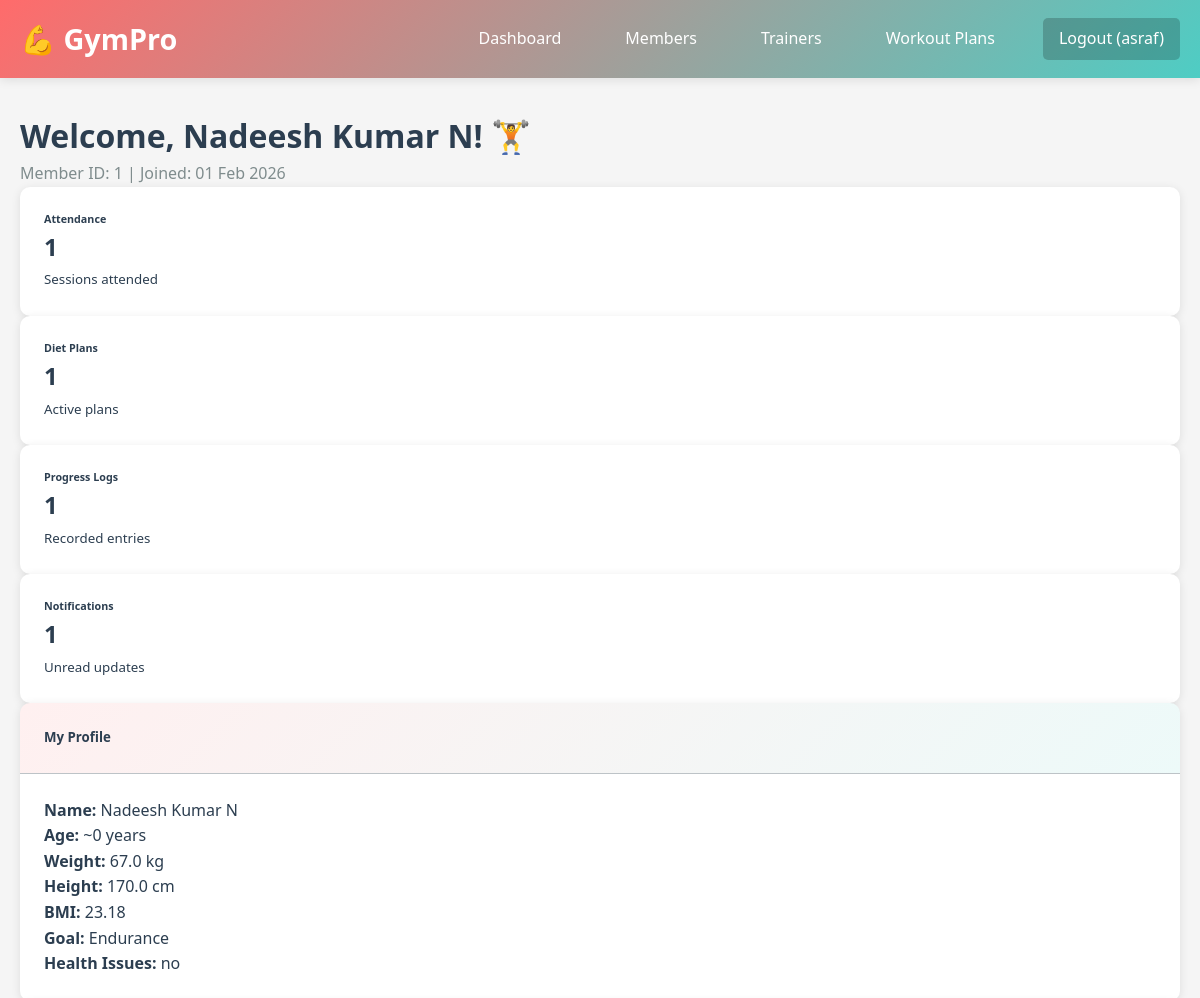
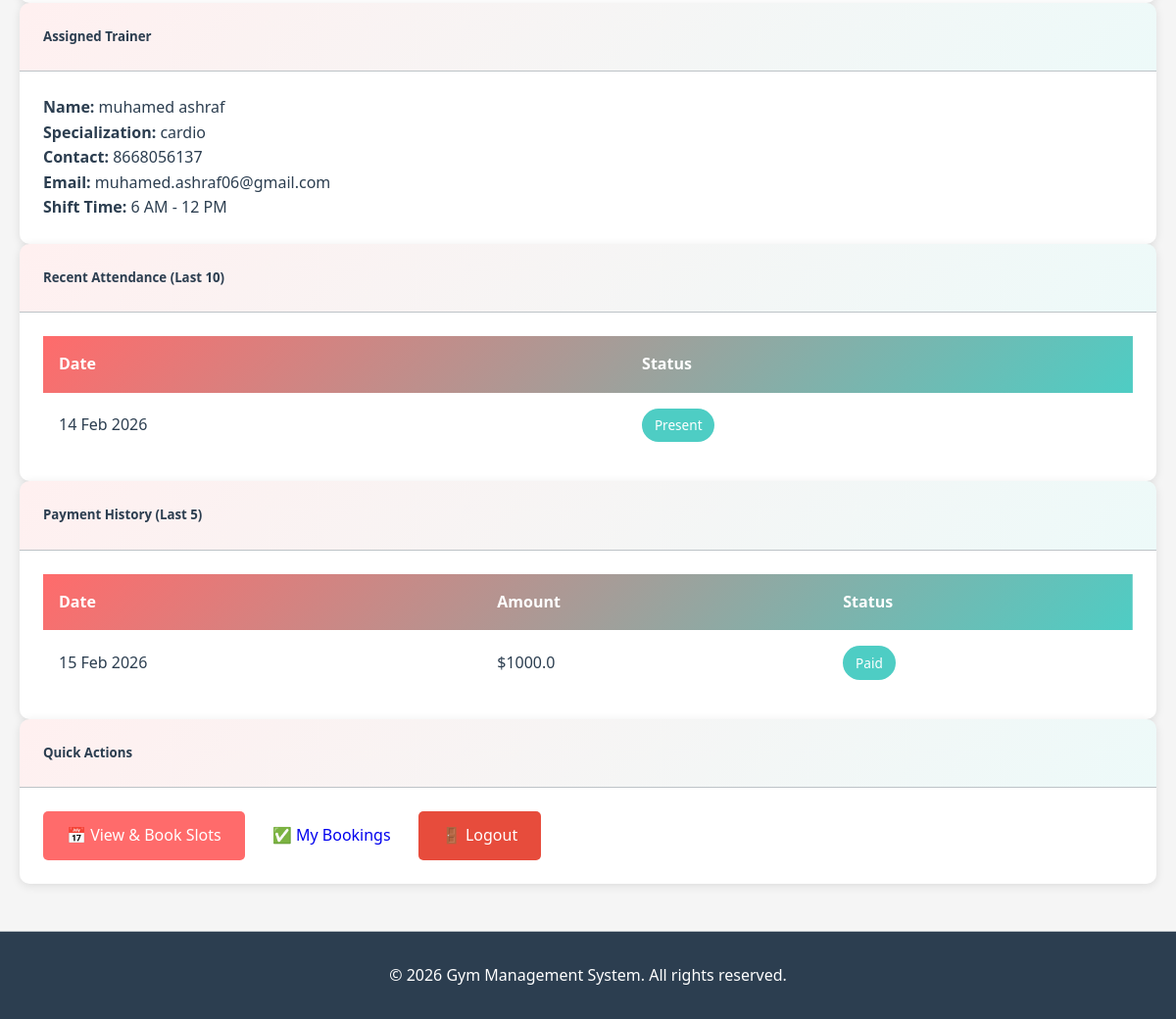
The app's page /member/dashboard (signed in) with its own data (2 pictures, top to bottom).
### app.py (models this page shows)
class Member(db.Model):
    __tablename__ = 'member'
    member_id = db.Column(db.Integer, primary_key=True)
    name = db.Column(db.String(100), nullable=False)
    dob = db.Column(db.Date, nullable=False)
    gender = db.Column(db.String(10), nullable=False)
    contact_no = db.Column(db.String(15), nullable=False)
    weight = db.Column(db.Float, nullable=False)  # in kg
    height = db.Column(db.Float, nullable=False)  # in cm
    health_issue = db.Column(db.String(250), default="None")
    goal = db.Column(db.String(100), nullable=False)
    join_date = db.Column(db.Date, nullable=False)
    trainer_id = db.Column(db.Integer, db.ForeignKey('trainer.trainer_id'))
    admin_id = db.Column(db.Integer, db.ForeignKey('admin.admin_id'))
    progress = db.relationship('Progress', backref='member', lazy=True, cascade='all, delete-orphan')
    attendance = db.relationship('Attendance', backref='member', lazy=True, cascade='all, delete-orphan')
    payments = db.relationship('Payment', backref='member', lazy=True, cascade='all, delete-orphan')
    notifications = db.relationship('Notification', backref='member', lazy=True, cascade='all, delete-orphan')
    diet = db.relationship('Diet', backref='member', lazy=True, cascade='all, delete-orphan')
    def calculate_bmi(self):
        if self.height > 0:
            height_m = self.height / 100
            return round(self.weight / (height_m ** 2), 2)
        return 0

class Trainer(db.Model):
    __tablename__ = 'trainer'
    trainer_id = db.Column(db.Integer, primary_key=True)
    name = db.Column(db.String(100), nullable=False)
    specialization = db.Column(db.String(100), nullable=False)
    contact_no = db.Column(db.String(15), nullable=False)
    shift_time = db.Column(db.String(50), nullable=False)
    email = db.Column(db.String(100), unique=True)
    created_at = db.Column(db.DateTime, default=datetime.utcnow)
    members = db.relationship('Member', backref='trainer', lazy=True)

class Attendance(db.Model):
    __tablename__ = 'attendance'
    attendance_id = db.Column(db.Integer, primary_key=True)
    member_id = db.Column(db.Integer, db.ForeignKey('member.member_id'), nullable=False)
    date = db.Column(db.Date, nullable=False)
    status = db.Column(db.String(20), nullable=False)  # Present/Absent/Leave
    created_at = db.Column(db.DateTime, default=datetime.utcnow)

class Payment(db.Model):
    __tablename__ = 'payment'
    payment_id = db.Column(db.Integer, primary_key=True)
    member_id = db.Column(db.Integer, db.ForeignKey('member.member_id'), nullable=False)
    amount = db.Column(db.Float, nullable=False)
    payment_date = db.Column(db.Date, nullable=False)
    status = db.Column(db.String(20), nullable=False)  # Paid/Pending/Failed
    notes = db.Column(db.String(250))
    created_at = db.Column(db.DateTime, default=datetime.utcnow)

### app.py (the view)
@app.route('/member/dashboard')
def member_dashboard():
    if 'member_id' not in session:
        return redirect(url_for('login'))
    member = Member.query.get_or_404(session.get('member_id'))
    attendance = Attendance.query.filter_by(member_id=member.member_id).order_by(Attendance.date.desc()).limit(10).all()
    payments = Payment.query.filter_by(member_id=member.member_id).order_by(Payment.payment_date.desc()).limit(5).all()
    diet = Diet.query.filter_by(member_id=member.member_id).all()
    progress = Progress.query.filter_by(member_id=member.member_id).order_by(Progress.date.desc()).limit(5).all()
    notifications = Notification.query.filter_by(member_id=member.member_id).order_by(Notification.date.desc()).limit(5).all()
    now = datetime.now()
    return render_template('member_dashboard.html',
                         member=member,
                         attendance=attendance,
                         payments=payments,
                         diet=diet,
                         progress=progress,
                         notifications=notifications,
                         now=now)

### templates/member_dashboard.html (shortened to what this page needs)
{% extends "base.html" %}
{% block content %}
<div class="container-fluid mt-4">
    <div class="row mb-4">
        <div class="col-md-12">
            <h1 class="display-5">Welcome, {{ member.name }}! 🏋️</h1>
            <p class="text-muted">Member ID: {{ member.member_id }} | Joined: {{ member.join_date.strftime('%d %b %Y') }}</p>
        </div>
    </div>
    <div class="row mb-4">
        <div class="col-md-3">
            <div class="card bg-primary text-white">
                <div class="card-body">
                    <h6 class="card-title">Attendance</h6>
                    <h2>{{ attendance|length }}</h2>
                    <small>Sessions attended</small>
                </div>
            </div>
        </div>
        <div class="col-md-3">
            <div class="card bg-success text-white">
                <div class="card-body">
                    <h6 class="card-title">Diet Plans</h6>
                    <h2>{{ diet|length }}</h2>
                    <small>Active plans</small>
                </div>
            </div>
        </div>
        <div class="col-md-3">
            <div class="card bg-info text-white">
                <div class="card-body">
                    <h6 class="card-title">Progress Logs</h6>
                    <h2>{{ progress|length }}</h2>
                    <small>Recorded entries</small>
                </div>
            </div>
        </div>
        <div class="col-md-3">
            <div class="card bg-warning text-white">
                <div class="card-body">
                    <h6 class="card-title">Notifications</h6>
                    <h2>{{ notifications|length }}</h2>
                    <small>Unread updates</small>
                </div>
            </div>
        </div>
    </div>
    <div class="row">
        <div class="col-md-6 mb-4">
            <div class="card">
                <div class="card-header bg-primary text-white">
                    <h5 class="mb-0">My Profile</h5>
                </div>
                <div class="card-body">
                    <div class="row mb-3">
                        <div class="col-md-6">
                            <strong>Name:</strong> {{ member.name }}
                        </div>
                        <div class="col-md-6">
                            <strong>Age:</strong> {% if member.dob %} ~{{ ((now.date() - member.dob).days // 365) }} years {% endif %}
                        </div>
                    </div>
                    <div class="row mb-3">
                        <div class="col-md-6">
                            <strong>Weight:</strong> {{ member.weight }} kg
                        </div>
                        <div class="col-md-6">
                            <strong>Height:</strong> {{ member.height }} cm
                        </div>
                    </div>
                    <div class="row mb-3">
                        <div class="col-md-6">
                            <strong>BMI:</strong> {{ member.calculate_bmi() }}
                        </div>
                        <div class="col-md-6">
                            <strong>Goal:</strong> {{ member.goal }}
                        </div>
                    </div>
                    <div class="row">
                        <div class="col-md-12">
                            <strong>Health Issues:</strong> {{ member.health_issue }}
                        </div>
                    </div>
                </div>
            </div>
        </div>
        <div class="col-md-6 mb-4">
            <div class="card">
                <div class="card-header bg-success text-white">
                    <h5 class="mb-0">Assigned Trainer</h5>
                </div>
                <div class="card-body">
                    {% if member.trainer %}
                        <div class="mb-3">
                            <strong>Name:</strong> {{ member.trainer.name }}
                        </div>
                        <div class="mb-3">
                            <strong>Specialization:</strong> {{ member.trainer.specialization }}
                        </div>
                        <div class="mb-3">
                            <strong>Contact:</strong> {{ member.trainer.contact_no }}
                        </div>
                        <div class="mb-3">
                            <strong>Email:</strong> {{ member.trainer.email }}
                        </div>
                        <div>
                            <strong>Shift Time:</strong> {{ member.trainer.shift_time }}
                        </div>
                    {% else %}
                        <p class="text-warning">❌ No trainer assigned yet. Contact admin to get assigned a trainer.</p>
                    {% endif %}
                </div>
            </div>
        </div>
    </div>
    <div class="row">
        <div class="col-md-6 mb-4">
            <div class="card">
                <div class="card-header bg-info text-white">
                    <h5 class="mb-0">Recent Attendance (Last 10)</h5>
                </div>
                <div class="card-body">
                    {% if attendance %}
                        <table class="table table-sm table-hover">
                            <thead>
                                <tr>
                                    <th>Date</th>
                                    <th>Status</th>
                                </tr>
                            </thead>
                            <tbody>
                                {% for record in attendance %}
                                    <tr>
                                        <td>{{ record.date.strftime('%d %b %Y') }}</td>
                                        <td>
                                            {% if record.status == 'Present' %}
                                                <span class="badge bg-success">Present</span>
                                            {% elif record.status == 'Absent' %}
                                                <span class="badge bg-danger">Absent</span>
                                            {% else %}
                                                <span class="badge bg-warning">{{ record.status }}</span>
                                            {% endif %}
                                        </td>
                                    </tr>
                                {% endfor %}
                            </tbody>
                        </table>
                    {% else %}
                        <p class="text-muted">No attendance records yet.</p>
                    {% endif %}
                </div>
            </div>
        </div>
        <div class="col-md-6 mb-4">
            <div class="card">
                <div class="card-header bg-warning text-white">
                    <h5 class="mb-0">Payment History (Last 5)</h5>
                </div>
                <div class="card-body">
                    {% if payments %}
                        <table class="table table-sm table-hover">
                            <thead>
                                <tr>
                                    <th>Date</th>
                                    <th>Amount</th>
                                    <th>Status</th>
                                </tr>
                            </thead>
                            <tbody>
                                {% for payment in payments %}
                                    <tr>
                                        <td>{{ payment.payment_date.strftime('%d %b %Y') }}</td>
                                        <td>${{ payment.amount }}</td>
                                        <td>
                                            {% if payment.status == 'Paid' %}
                                                <span class="badge bg-success">Paid</span>
                                            {% elif payment.status == 'Pending' %}
                                                <span class="badge bg-warning">Pending</span>
                                            {% else %}
                                                <span class="badge bg-danger">{{ payment.status }}</span>
                                            {% endif %}
                                        </td>
                                    </tr>
                                {% endfor %}
                            </tbody>
                        </table>
                    {% else %}
                        <p class="text-muted">No payment records yet.</p>
                    {% endif %}
                </div>
            </div>
        </div>
    </div>
    <div class="row">
        <div class="col-md-12">
            <div class="card">
                <div class="card-header bg-secondary text-white">
                    <h5 class="mb-0">Quick Actions</h5>
                </div>
                <div class="card-body">
                    <a href="{{ url_for('slots_list') }}" class="btn btn-primary me-2">📅 View & Book Slots</a>
                    <a href="{{ url_for('bookings_list') }}" class="btn btn-success me-2">✅ My Bookings</a>
                    <a href="{{ url_for('logout') }}" class="btn btn-danger">🚪 Logout</a>
                </div>
            </div>
        </div>
    </div>
</div>
{% endblock %}

### static/css/style.css (style rules this page uses)
* { margin: 0; padding: 0; box-sizing: border-box; }
:root { --primary-color: #FF6B6B; --secondary-color: #4ECDC4; --dark-color: #2C3E50; --light-color: #ECF0F1; --success-color: #27AE60; --warning-color: #F39C12; --danger-color: #E74C3C; --info-color: #3498DB; --text-color: #2C3E50; --border-color: #BDC3C7; --shadow: 0 2px 10px rgba(0,0,0,0.1); --transition: all 0.3s ease; }
html, body { font-family: 'Segoe UI', Tahoma, Geneva, Verdana, sans-serif; background-color: #f5f5f5; color: var(--text-color); line-height: 1.6; }
.btn { display: inline-block; padding: 0.75rem 1.5rem; font-size: 1rem; border: none; border-radius: 5px; cursor: pointer; text-decoration: none; transition: var(--transition); font-weight: 500; text-align: center; white-space: nowrap; }
.btn-primary { background-color: var(--primary-color); color: white; }
.btn-danger { background-color: var(--danger-color); color: white; }
.table { width: 100%; border-collapse: collapse; background: white; }
.table thead { background: linear-gradient(135deg, var(--primary-color), var(--secondary-color)); color: white; }
.table thead th { padding: 1rem; text-align: left; font-weight: 600; }
.table tbody td { padding: 1rem; border-bottom: 1px solid var(--border-color); }
.table tbody tr:last-child td { border-bottom: none; }
.card { background: white; border-radius: 10px; box-shadow: var(--shadow); overflow: hidden; transition: var(--transition); }
.card-header { padding: 1.5rem; border-bottom: 1px solid var(--border-color); background: linear-gradient(135deg, rgba(255,107,107,0.1), rgba(78,205,196,0.1)); }
.card-body { padding: 1.5rem; }
.badge { display: inline-block; padding: 0.4rem 0.8rem; background-color: var(--secondary-color); color: white; border-radius: 20px; font-size: 0.85rem; font-weight: 500; }
.text-muted { color: #7f8c8d; }

### records on screen
Member: name "Nadeesh Kumar N", member_id "1", join_date "01 Feb 2026", ((now.date()-member.dob).days//365) "0", weight "67.0", height "170.0", calculate_bmi "23.18", goal "Endurance", health_issue "no"
Trainer: trainer.name "muhamed ashraf", trainer.specialization "cardio", trainer.contact_no "8668056137", trainer.email "muhamed.ashraf06@gmail.com", trainer.shift_time "6 AM - 12 PM"
Attendance: date "14 Feb 2026", status "Present"
Payment: payment_date "15 Feb 2026", amount "1000.0", status "Paid"

### other values on screen
{{ session.get('admin_name') }} "asraf"
{{ attendance|length }} "1"
{{ diet|length }} "1"
{{ progress|length }} "1"
{{ notifications|length }} "1"
